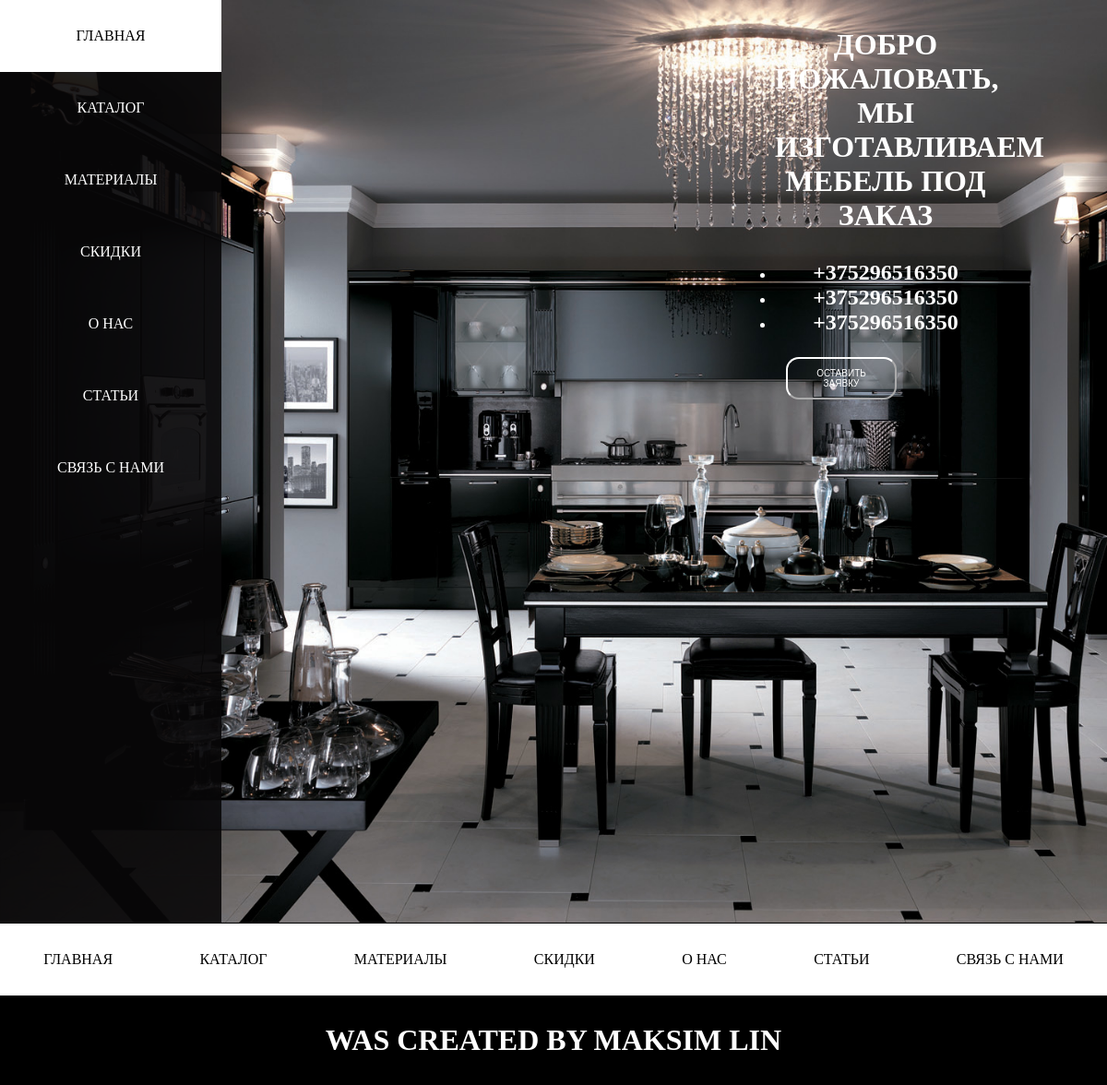
Before: /sales/ with the older database file.
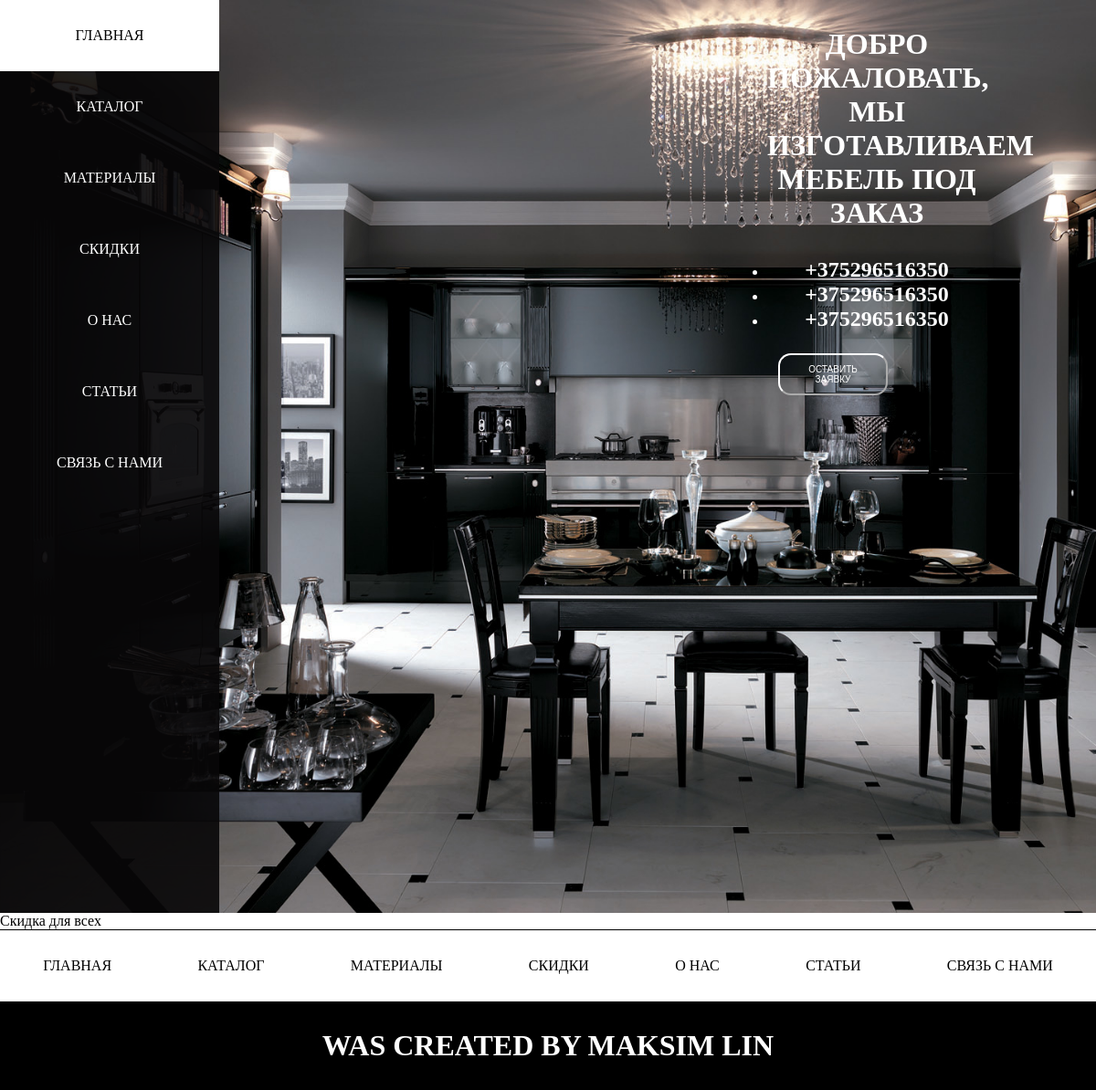
After: the same page with the newer database file.
### sales/models.py (models this page shows, shortened)
class Sale(models.Model):
    title = models.CharField(max_length=30, verbose_name="Название")
    text = models.TextField(verbose_name="Описание")
    class Meta:
        verbose_name = "Скидки"
        verbose_name_plural = "Скидки"

### sales/views.py (the view)
# urls.py: path('', views.sales)
def sales(request):
    sales = Sale.objects.all()
    context = {
        'sales' : sales
    }
    return render(request, 'sales.html', context)

### templates/sales.html (shortened to what this page needs)
{% extends 'base.html' %}
{% block content %}
    <ul сlass="sales">
    {% for sale in sales %}
        <li class="sale-item">{{sale.text}}</li>
    {% endfor %}
    </ul>
{% endblock content%}

Changed rows visible on the page:
added Sale: text "Скидка для всех"
